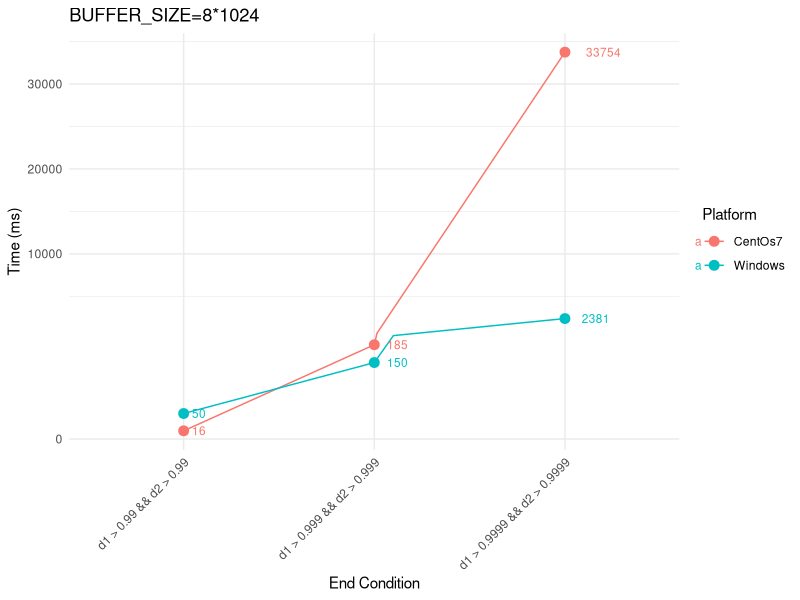

Generate this figure with R:
# 定义数据
end_conditions <- c(rep("d1 > 0.9999 && d2 > 0.9999", 2), rep("d1 > 0.999 && d2 > 0.999", 2), rep("d1 > 0.99 && d2 > 0.99", 2))
platforms <- c("CentOs7", "Windows", "CentOs7", "Windows", "CentOs7", "Windows")
times <- c(33754, 2381, 185, 150, 16, 50)

# 创建数据框
data <- data.frame(EndCondition = end_conditions,
                   Platform = platforms,
                   Time = times)

# 载入 ggplot2 库
library(ggplot2)
library(scales)

squash_axis <- function(from, to, factor) { 
    # Args:
    #   from: left end of the axis
    #   to: right end of the axis
    #   factor: the compression factor of the range [from, to]
    
    trans <- function(x) {    
        # get indices for the relevant regions
        isq <- x > from & x < to
        ito <- x >= to
        
        # apply transformation
        x[isq] <- from + (x[isq] - from)/factor
        x[ito] <- from + (to - from)/factor + (x[ito] - to)
        
        return(x)
    }
    
    inv <- function(x) {
        # get indices for the relevant regions
        isq <- x > from & x < from + (to - from)/factor
        ito <- x >= from + (to - from)/factor
        
        # apply transformation
        x[isq] <- from + (x[isq] - from) * factor
        x[ito] <- to + (x[ito] - (from + (to - from)/factor))
        
        return(x)
    }
    
    # return the transformation
    return(trans_new("squash_axis", trans, inv))
}

# 绘制折线图，并标记每个数据点的时间
ggplot(data, aes(x = EndCondition, y = Time, group = Platform, color = Platform)) +
    geom_line() +
    geom_point(size = 3) +
    coord_trans(y = squash_axis(200, 40000, 60)) + 
    geom_text(aes(label = Time), vjust = 0.5, hjust = -0.6, size = 3) +  # 添加标签
    labs(title = "BUFFER_SIZE=8*1024",
         x = "End Condition",
         y = "Time (ms)",
         color = "Platform") +
    theme_minimal() +
    theme(axis.text.x = element_text(angle = 45, hjust = 1))  # 旋转 x 轴标签，以便更好地显示